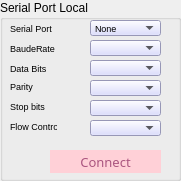
   <widget class="QGroupBox" name="groupBox_2">
    <property name="geometry">
     <rect>
      <x>0</x>
      <y>130</y>
      <width>181</width>
      <height>181</height>
     </rect>
    </property>
    <property name="title">
     <string>Serial Port Local</string>
    </property>
    <widget class="QLabel" name="label_3">
     <property name="geometry">
      <rect>
       <x>10</x>
       <y>20</y>
       <width>61</width>
       <height>16</height>
      </rect>
     </property>
     <property name="font">
      <font>
       <family>Cantarell</family>
       <pointsize>7</pointsize>
      </font>
     </property>
     <property name="text">
      <string>Serial Port</string>
     </property>
    </widget>
    <widget class="QLabel" name="label_4">
     <property name="geometry">
      <rect>
       <x>10</x>
       <y>40</y>
       <width>61</width>
       <height>16</height>
      </rect>
     </property>
     <property name="font">
      <font>
       <family>Cantarell</family>
       <pointsize>7</pointsize>
      </font>
     </property>
     <property name="text">
      <string>BaudeRate</string>
     </property>
    </widget>
    <widget class="QLabel" name="label_5">
     <property name="geometry">
      <rect>
       <x>10</x>
       <y>60</y>
       <width>61</width>
       <height>16</height>
      </rect>
     </property>
     <property name="font">
      <font>
       <family>Cantarell</family>
       <pointsize>7</pointsize>
      </font>
     </property>
     <property name="text">
      <string>Data Bits</string>
     </property>
    </widget>
    <widget class="QLabel" name="label_6">
     <property name="geometry">
      <rect>
       <x>10</x>
       <y>80</y>
       <width>47</width>
       <height>13</height>
      </rect>
     </property>
     <property name="font">
      <font>
       <family>Cantarell</family>
       <pointsize>7</pointsize>
      </font>
     </property>
     <property name="text">
      <string>Parity</string>
     </property>
    </widget>
    <widget class="QLabel" name="label_7">
     <property name="geometry">
      <rect>
       <x>10</x>
       <y>100</y>
       <width>47</width>
       <height>13</height>
      </rect>
     </property>
     <property name="font">
      <font>
       <family>Cantarell</family>
       <pointsize>7</pointsize>
      </font>
     </property>
     <property name="text">
      <string>Stop bits</string>
     </property>
    </widget>
    <widget class="QLabel" name="label_8">
     <property name="geometry">
      <rect>
       <x>10</x>
       <y>120</y>
       <width>47</width>
       <height>13</height>
      </rect>
     </property>
     <property name="font">
      <font>
       <family>Cantarell</family>
       <pointsize>7</pointsize>
      </font>
     </property>
     <property name="text">
      <string>Flow Control</string>
     </property>
    </widget>
    <widget class="QComboBox" name="Serial_Baudrate">
     <property name="geometry">
      <rect>
       <x>90</x>
       <y>40</y>
       <width>71</width>
       <height>16</height>
      </rect>
     </property>
     <property name="font">
      <font>
       <family>Cantarell</family>
       <pointsize>7</pointsize>
      </font>
     </property>
     <property name="styleSheet">
      <string notr="true">background-color: rgb(211, 212, 255);</string>
     </property>
     <property name="currentText">
      <string/>
     </property>
    </widget>
    <widget class="QComboBox" name="Serial_Data_Bits">
     <property name="geometry">
      <rect>
       <x>90</x>
       <y>60</y>
       <width>71</width>
       <height>16</height>
      </rect>
     </property>
     <property name="font">
      <font>
       <family>Cantarell</family>
       <pointsize>7</pointsize>
      </font>
     </property>
     <property name="styleSheet">
      <string notr="true">background-color: rgb(211, 212, 255);</string>
     </property>
     <property name="currentText">
      <string/>
     </property>
    </widget>
    <widget class="QComboBox" name="Serial_Parity">
     <property name="geometry">
      <rect>
       <x>90</x>
       <y>80</y>
       <width>71</width>
       <height>16</height>
      </rect>
     </property>
     <property name="font">
      <font>
       <family>Cantarell</family>
       <pointsize>7</pointsize>
      </font>
     </property>
     <property name="styleSheet">
      <string notr="true">background-color: rgb(211, 212, 255);</string>
     </property>
    </widget>
    <widget class="QComboBox" name="Serial_Stop_Bits">
     <property name="geometry">
      <rect>
       <x>90</x>
       <y>100</y>
       <width>71</width>
       <height>16</height>
      </rect>
     </property>
     <property name="font">
      <font>
       <family>Cantarell</family>
       <pointsize>7</pointsize>
      </font>
     </property>
     <property name="styleSheet">
      <string notr="true">background-color: rgb(211, 212, 255);</string>
     </property>
    </widget>
    <widget class="QComboBox" name="Serial_Flow_Control">
     <property name="geometry">
      <rect>
       <x>90</x>
       <y>120</y>
       <width>71</width>
       <height>16</height>
      </rect>
     </property>
     <property name="font">
      <font>
       <family>Cantarell</family>
       <pointsize>7</pointsize>
      </font>
     </property>
     <property name="styleSheet">
      <string notr="true">background-color: rgb(211, 212, 255);</string>
     </property>
    </widget>
    <widget class="QComboBox" name="Serial_Port">
     <property name="geometry">
      <rect>
       <x>90</x>
       <y>20</y>
       <width>71</width>
       <height>16</height>
      </rect>
     </property>
     <property name="font">
      <font>
       <family>Cantarell</family>
       <pointsize>7</pointsize>
      </font>
     </property>
     <property name="styleSheet">
      <string notr="true">background-color: rgb(211, 212, 255);</string>
     </property>
     <property name="currentText">
      <string>None</string>
     </property>
     <item>
      <property name="text">
       <string>None</string>
      </property>
     </item>
     <item>
      <property name="text">
       <string>testport</string>
      </property>
     </item>
    </widget>
    <widget class="QPushButton" name="Serial_Connect">
     <property name="geometry">
      <rect>
       <x>50</x>
       <y>150</y>
       <width>111</width>
       <height>23</height>
      </rect>
     </property>
     <property name="palette">
      <palette>
       <active>
        <colorrole role="WindowText">
         <brush brushstyle="SolidPattern">
          <color alpha="255">
           <red>170</red>
           <green>85</green>
           <blue>127</blue>
          </color>
         </brush>
        </colorrole>
        <colorrole role="Button">
         <brush brushstyle="SolidPattern">
          <color alpha="255">
           <red>255</red>
           <green>208</green>
           <blue>215</blue>
          </color>
         </brush>
        </colorrole>
        <colorrole role="Text">
         <brush brushstyle="SolidPattern">
          <color alpha="255">
           <red>170</red>
           <green>85</green>
           <blue>127</blue>
          </color>
         </brush>
        </colorrole>
        <colorrole role="ButtonText">
         <brush brushstyle="SolidPattern">
          <color alpha="255">
           <red>170</red>
           <green>85</green>
           <blue>127</blue>
          </color>
         </brush>
        </colorrole>
        <colorrole role="Base">
         <brush brushstyle="SolidPattern">
          <color alpha="255">
           <red>255</red>
           <green>208</green>
           <blue>215</blue>
          </color>
         </brush>
        </colorrole>
        <colorrole role="Window">
         <brush brushstyle="SolidPattern">
          <color alpha="255">
           <red>255</red>
           <green>208</green>
           <blue>215</blue>
          </color>
         </brush>
        </colorrole>
        <colorrole role="PlaceholderText">
         <brush brushstyle="NoBrush">
          <color alpha="128">
           <red>170</red>
           <green>85</green>
           <blue>127</blue>
          </color>
         </brush>
        </colorrole>
       </active>
       <inactive>
        <colorrole role="WindowText">
         <brush brushstyle="SolidPattern">
          <color alpha="255">
           <red>170</red>
           <green>85</green>
           <blue>127</blue>
          </color>
         </brush>
        </colorrole>
        <colorrole role="Button">
         <brush brushstyle="SolidPattern">
          <color alpha="255">
           <red>255</red>
           <green>208</green>
           <blue>215</blue>
          </color>
         </brush>
        </colorrole>
        <colorrole role="Text">
         <brush brushstyle="SolidPattern">
          <color alpha="255">
           <red>170</red>
           <green>85</green>
           <blue>127</blue>
          </color>
         </brush>
        </colorrole>
        <colorrole role="ButtonText">
         <brush brushstyle="SolidPattern">
          <color alpha="255">
           <red>170</red>
           <green>85</green>
           <blue>127</blue>
          </color>
         </brush>
        </colorrole>
        <colorrole role="Base">
         <brush brushstyle="SolidPattern">
          <color alpha="255">
           <red>255</red>
           <green>208</green>
           <blue>215</blue>
          </color>
         </brush>
        </colorrole>
        <colorrole role="Window">
         <brush brushstyle="SolidPattern">
          <color alpha="255">
           <red>255</red>
           <green>208</green>
           <blue>215</blue>
          </color>
         </brush>
        </colorrole>
        <colorrole role="PlaceholderText">
         <brush brushstyle="NoBrush">
          <color alpha="128">
           <red>170</red>
           <green>85</green>
           <blue>127</blue>
          </color>
         </brush>
        </colorrole>
       </inactive>
       <disabled>
        <colorrole role="WindowText">
         <brush brushstyle="SolidPattern">
          <color alpha="255">
           <red>170</red>
           <green>85</green>
           <blue>127</blue>
          </color>
         </brush>
        </colorrole>
        <colorrole role="Button">
         <brush brushstyle="SolidPattern">
          <color alpha="255">
           <red>255</red>
           <green>208</green>
           <blue>215</blue>
          </color>
         </brush>
        </colorrole>
        <colorrole role="Text">
         <brush brushstyle="SolidPattern">
          <color alpha="255">
           <red>170</red>
           <green>85</green>
           <blue>127</blue>
          </color>
         </brush>
        </colorrole>
        <colorrole role="ButtonText">
         <brush brushstyle="SolidPattern">
          <color alpha="255">
           <red>170</red>
           <green>85</green>
           <blue>127</blue>
          </color>
         </brush>
        </colorrole>
        <colorrole role="Base">
         <brush brushstyle="SolidPattern">
          <color alpha="255">
           <red>255</red>
           <green>208</green>
           <blue>215</blue>
          </color>
         </brush>
        </colorrole>
        <colorrole role="Window">
         <brush brushstyle="SolidPattern">
          <color alpha="255">
           <red>255</red>
           <green>208</green>
           <blue>215</blue>
          </color>
         </brush>
        </colorrole>
        <colorrole role="PlaceholderText">
         <brush brushstyle="NoBrush">
          <color alpha="128">
           <red>170</red>
           <green>85</green>
           <blue>127</blue>
          </color>
         </brush>
        </colorrole>
       </disabled>
      </palette>
     </property>
     <property name="font">
      <font>
       <family>Sans Serif</family>
       <pointsize>10</pointsize>
      </font>
     </property>
     <property name="styleSheet">
      <string notr="true">color: rgb(170, 85, 127);
border:none;
background-color: rgb(255, 208, 215);</string>
     </property>
     <property name="text">
      <string>Connect</string>
     </property>
    </widget>
   </widget>
